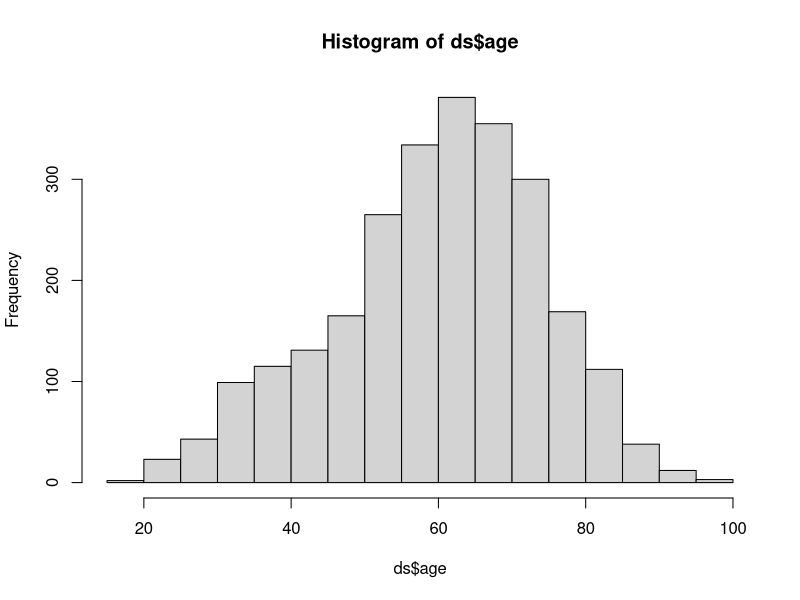
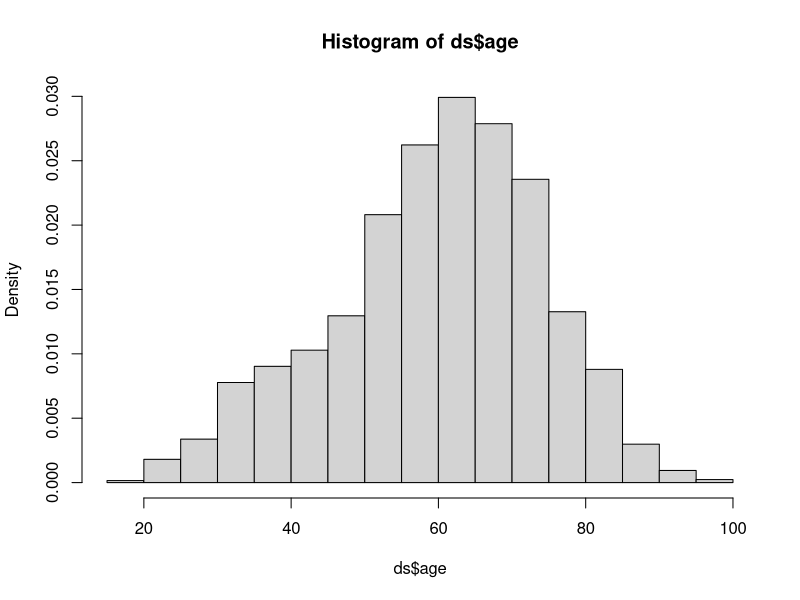
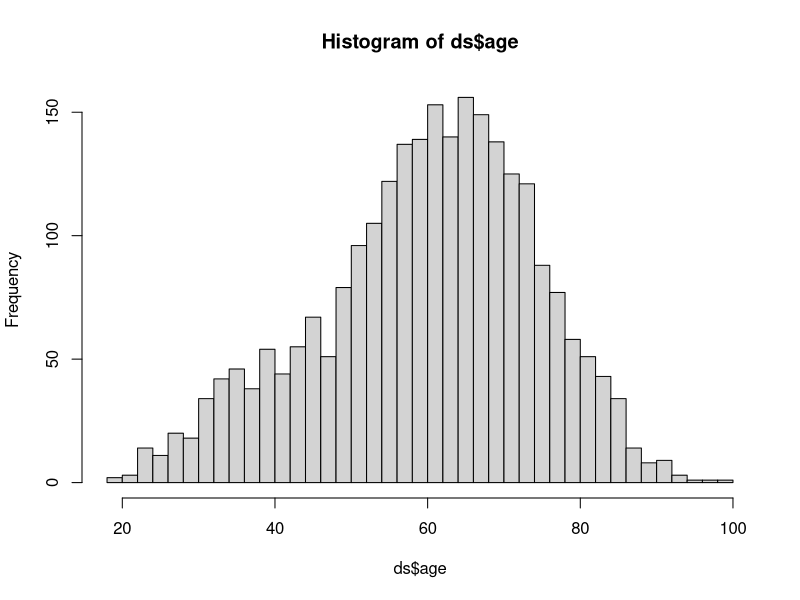
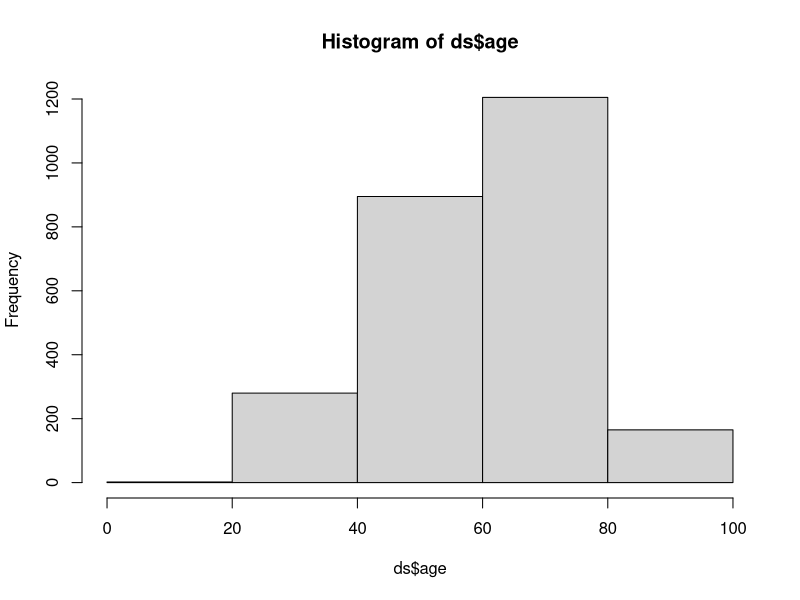
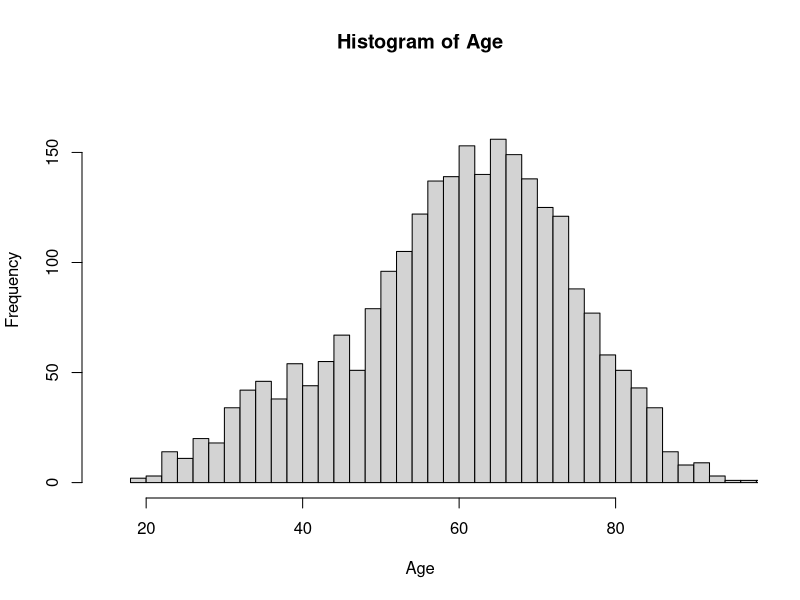
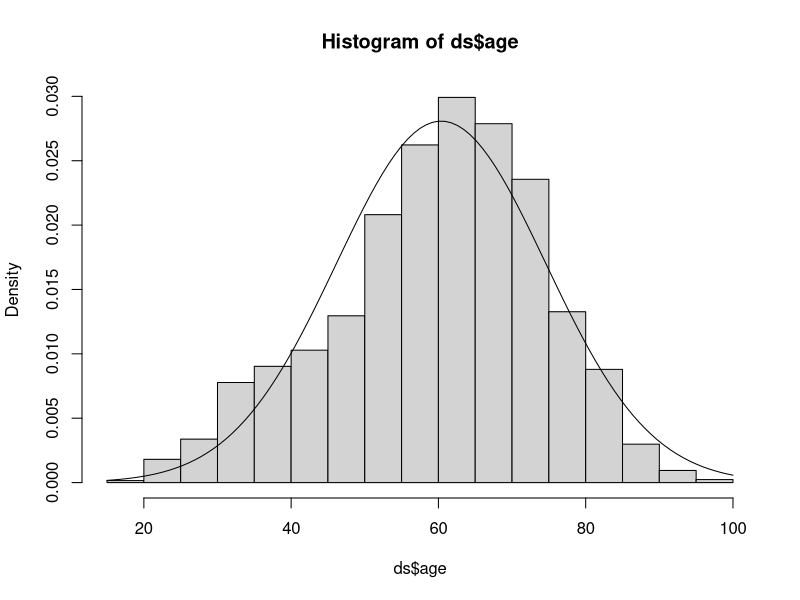
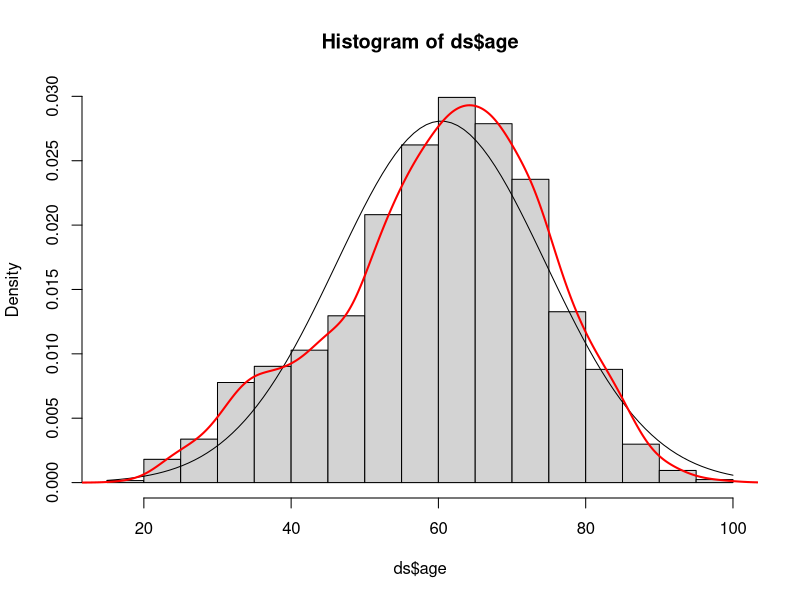
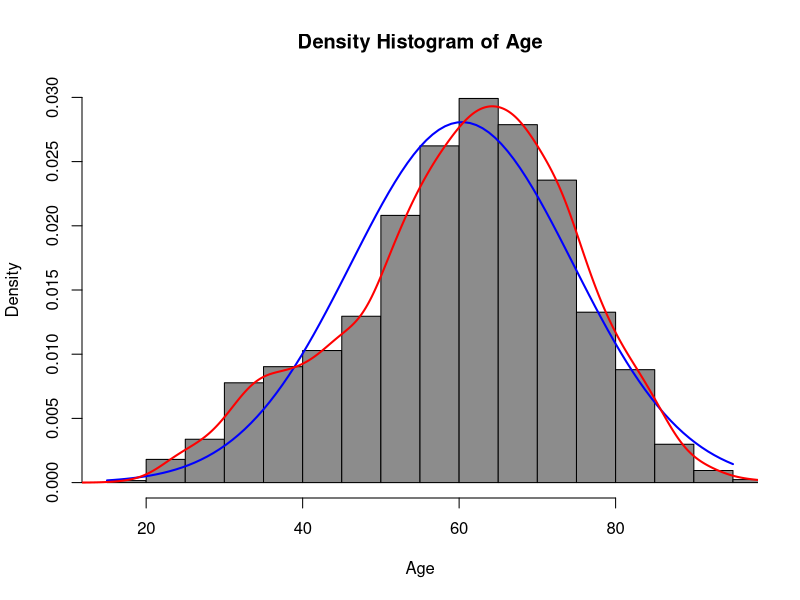

The R script that drew these images, in order:
## ---- chunk 1
knitr::opts_chunk$set(echo = TRUE)
ds <- read.csv("Class Data Set Factored.csv")
library(sfsmisc)
library(psych)
library(sm)
library(car)
## ---- chunk 2
hist(ds$age)
## ---- chunk 3
hist(ds$age, probability = TRUE)
## ---- chunk 4
hist(ds$age, breaks = 30)
## ---- chunk 5
hist(ds$age, breaks = 3)
## ---- chunk 6
hist(ds$age, breaks=30, xlim=c(15,95), ylim=c(0,175), xlab="Age", ylab = "Frequency",
     main="Histogram of Age")
## ---- chunk 7
hist(ds$age, probability = TRUE)
curve(dnorm(x, mean=mean(ds$age, na.rm=T), sd=sd(ds$age, na.rm=T)), add=TRUE)
## ---- chunk 8
hist(ds$age, probability = TRUE)
curve(dnorm(x, mean=mean(ds$age, na.rm=T), sd=sd(ds$age, na.rm=T)), add=TRUE)
lines(density(ds$age, na.rm=TRUE), lwd=2, col="red")
## ---- chunk 9
hist(ds$age, breaks=20, xlim=c(15,95), ylim=c(0,.03), xlab="Age", ylab = "Density",
     main="Density Histogram of Age", probability = TRUE, col = "gray55")
curve(dnorm(x, mean=mean(ds$age, na.rm=T), sd=sd(ds$age, na.rm=T)), add=TRUE, col="blue", lwd=2)
lines(density(ds$age, na.rm=TRUE), lwd=2, col="red")
## ---- chunk 10
dnorm(2, mean = 4, sd=1.5)
## ---- chunk 11
dnorm(65, mean=mean(ds$age, na.rm = T), sd=sd(ds$age, na.rm=T))
## ---- chunk 12
integrate.xy(density(ds$age)$x,density(ds$age)$y,65,66)
## ---- chunk 13
pnorm(5, mean = 6, sd = 2)
## ---- chunk 14
pnorm(65, mean=mean(ds$age, na.rm=T), sd=sd(ds$age, na.rm = T))
## ---- chunk 15
pnorm(65, mean=mean(ds$age, na.rm = T), sd=sd(ds$age, na.rm = T), lower.tail = FALSE)
## ---- chunk 16
qnorm(.3, mean=5, sd=1)
## ---- chunk 17
qnorm(.4, mean=mean(ds$age, na.rm = T), sd=sd(ds$age, na.rm = T))
## ---- chunk 18
rvalues <- rnorm(200, mean=6, sd=2)
hist(rvalues)
## ---- chunk 19
random <- rnorm(1000, mean = 100, sd = 20)
## ---- chunk 20
hist(random, probability = TRUE)
## ---- chunk 21
hist(random, probability = TRUE)
curve(dnorm(x, mean=mean(random, na.rm=T), sd=sd(random, na.rm=T)), add=TRUE, col="dodgerblue3")

## ---- chunk 22
sm.density(random, model = "Normal")
## ---- chunk 23
sm.density(ds$age, model = "Normal")
## ---- chunk 24
qqPlot(random, distribution = "norm")
## ---- chunk 25
qqPlot(ds$age, distribution = "norm")
## ---- chunk 26
boxplot(random)
## ---- chunk 27
boxplot(ds$age)
## ---- chunk 28
ds$z.age <- scale(ds$age)
## ---- chunk 29
ds[which(ds$f.gender=='Women' & ds$age < 19), c("f.gender", "age", "z.age")]
## ---- chunk 30
sd(ds$age, na.rm = TRUE)
## ---- chunk 31
2.981748*sd(ds$age, na.rm = TRUE)
